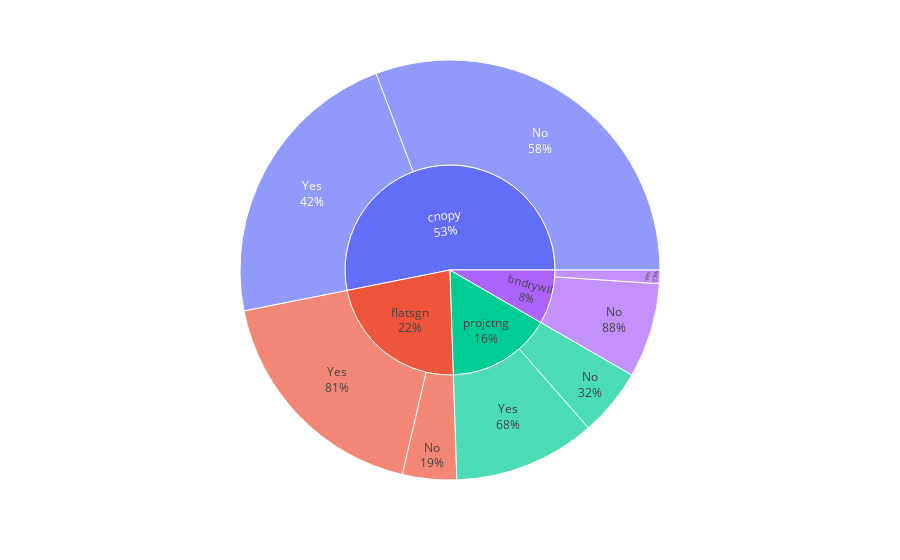

The cell this chart's notebook holds for it:
### Markdown cell above
### Signage proportion by Illuminance

### Code cell
# Sign Typology
fig = px.sunburst(df, path=['sign', 'Illuminati'])
fig.update_traces(textinfo="label+percent parent")                  
fig.show()

### Figure 1 — Plotly figure (JSON) as saved in the notebook; plotly's stock layout.template omitted (floating-point values rounded to 4 significant figures)
{"data": [{"branchvalues": "total", "domain": {"x": [0, 1], "y": [0, 1]}, "hovertemplate": "labels=%{label}<br>count=%{value}<br>parent=%{parent}<br>id=%{id}<extra></extra>", "ids": ["bndrywll/No", "cnopy/No", "flatsgn/No", "projctng/No", "bndrywll/Yes", "cnopy/Yes", "flatsgn/Yes", "projctng/Yes", "bndrywll", "cnopy", "flatsgn", "projctng"], "labels": ["No", "No", "No", "No", "Yes", "Yes", "Yes", "Yes", "bndrywll", "cnopy", "flatsgn", "projctng"], "name": "", "parents": ["bndrywll", "cnopy", "flatsgn", "projctng", "bndrywll", "cnopy", "flatsgn", "projctng", "", "", "", ""], "textinfo": "label+percent parent", "type": "sunburst", "values": [14, 59, 8, 10, 2, 43, 35, 21, 16, 102, 43, 31]}], "layout": {"legend": {"tracegroupgap": 0}, "margin": {"t": 60}}}
